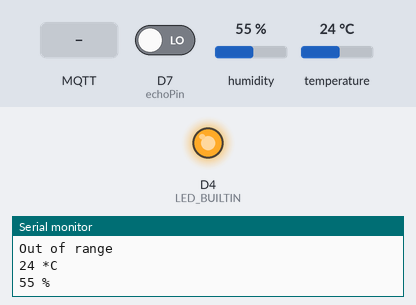
Simulated run of this sketch. Board: ESP8266 (NodeMCU). Shown: output pins drawn as LEDs (lit = HIGH, except the on-board LED, lit = LOW), the last lines printed to the serial monitor. The test bench sets the inputs (shaded band); at power-on: D7 (echoPin) LOW, humidity 55 %, temperature 24 °C. WiFi joins after 1.5 s; servers stay silent unless stated; random numbers use the default seed unless the sketch sets one; no MQTT or app messages arrive unless stated.

Above: at 2.7 s.
2.8 s: MQTT message "0" arrives on the first subscribed topic
At 4.6 s:
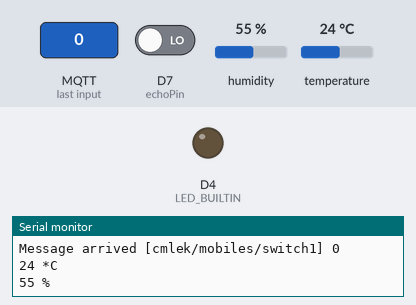
5.1 s: MQTT message "1" arrives on the first subscribed topic
At 6.6 s:
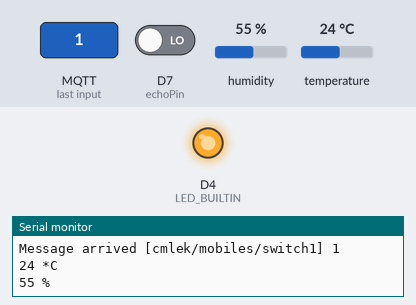
7.1 s: MQTT message "2" arrives on the first subscribed topic
At 8.7 s:
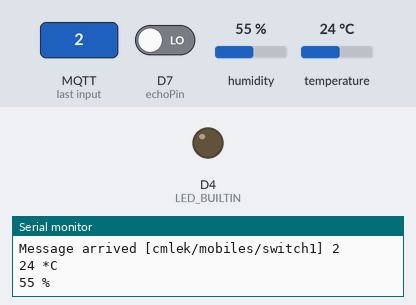
Timing chart, 0 to 10.2 s (numbered marks = the images above; inputs shaded):
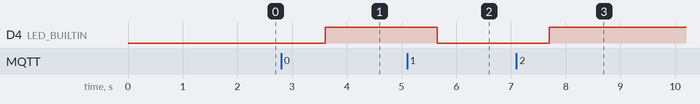

The sketch:

index.ino
```cpp
#include <ESP8266WiFi.h>
#define WIFI_SSID "cm_guest"
#define WIFI_PASSWORD "87654321"
#include <PubSubClient.h>
#include <SimpleDHT.h>


// npm install -g --unsafe-perm node-red
SimpleDHT11 dht11;
int tempValue;
int humidValue;
int oldTempValue = 0;
int pinDHT11 = D2;


// Ultrasonic
#define echoPin D7         // Echo Pin
#define trigPin D6         // Trigger Pin
#define LEDPin LED_BUILTIN // Onboard LED
int maximumRange = 200;  // Maximum range needed
int minimumRange = 0;    // Minimum range needed
long duration, distance; // Duration used to calculate distance

const char *mqtt_server = "broker.mqtt-dashboard.com";

WiFiClient espClient;
PubSubClient client(espClient);
long lastMsg = 0;
char msg[50];
const char *topic = "cmlek/sensors/dht11";

void setup()
{
    Serial.begin(115200);
    pinMode(LED_BUILTIN, OUTPUT);
    getWiFiIPAddress();

    // Connect MQTT Server
    client.setServer(mqtt_server, 1883);
    client.setCallback(callback);
}

void loop()
{
    if (!client.connected())
    {
        reconnect();
    }
    client.loop();
    publishDHT11();
    updateUltrasonic();
}

void getWiFiIPAddress()
{
    // connect to wifi.
    WiFi.begin(WIFI_SSID, WIFI_PASSWORD);
    Serial.print("connecting");
    while (WiFi.status() != WL_CONNECTED)
    {
        Serial.print(".");
        delay(500);
    }
    Serial.println();
    Serial.print("connected: ");
    Serial.println(WiFi.localIP());
}

// MQTT Code begin
void callback(char *topic, byte *payload, unsigned int length)
{
    Serial.print("Message arrived [");
    Serial.print(topic);
    Serial.print("] ");
    for (int i = 0; i < length; i++)
    {
        Serial.print((char)payload[i]);
    }
    Serial.println();

    // Switch on the LED if an 1 was received as first character
    if ((char)payload[0] == '1')
    {
        digitalWrite(BUILTIN_LED, LOW); // Turn the LED on (Note that LOW is the voltage level
                                        // but actually the LED is on; this is because
                                        // it is acive low on the ESP-01)
    }
    else
    {
        digitalWrite(BUILTIN_LED, HIGH); // Turn the LED off by making the voltage HIGH
    }
}

void reconnect()
{
    // Loop until we're reconnected
    while (!client.connected())
    {
        Serial.print("Attempting MQTT connection...");
        // Create a random client ID
        String clientId = "ESP8266Client-";
        clientId += String(random(0xffff), HEX);
        // Attempt to connect
        if (client.connect(clientId.c_str()))
        {
            Serial.println("connected");
            // Once connected, publish an announcement...
            client.publish(topic, "online");
            // ... and resubscribe
            client.subscribe("cmlek/mobiles/switch1");
        }
        else
        {
            Serial.print("failed, rc=");
            Serial.print(client.state());
            Serial.println(" try again in 5 seconds");
            // Wait 5 seconds before retrying
            delay(5000);
        }
    }
}

void publishDHT11()
{
    // read data from DHT11
    byte temperature = 0;
    byte humidity = 0;

    if (dht11.read(pinDHT11, &temperature, &humidity, NULL))
    {
        // Serial.print("\nData is not good enough!");
        return;
    }

    //convert into integer
    tempValue = (int)temperature; // btye to int
    humidValue = (int)humidity;   // btye to int
    Serial.print(tempValue);
    Serial.println(" *C");
    Serial.print(humidValue);
    Serial.println(" %");

    if (tempValue != oldTempValue)
    {
        snprintf(msg, 75, "{\"T\" : %ld, \"H\" : %ld, \"D\" : %ld}", tempValue, humidValue, distance);
        client.publish(topic, msg);
    }
    oldTempValue = tempValue;
}


void updateUltrasonic()
{
  //The following trigPin/echoPin cycle is used to determine the
  //distance of the nearest object by bouncing soundwaves off of it.
  digitalWrite(trigPin, LOW);
  delayMicroseconds(2);

  digitalWrite(trigPin, HIGH);
  delayMicroseconds(10);

  digitalWrite(trigPin, LOW);
  duration = pulseIn(echoPin, HIGH);

  //Calculate the distance (in cm) based on the speed of sound.
  distance = duration / 58.2;

  if (distance >= maximumRange || distance <= minimumRange)
  {
    Serial.println("Out of range");
    distance = -1;
  }
  else
  {
    Serial.print(distance);
    Serial.println(" cm.");
  }
}

// MQTT Code End
```

Measured:
- after the input at 2.8 s, D4 (LED_BUILTIN): LOW → HIGH after 0.80 s
- after the input at 5.1 s, D4 (LED_BUILTIN): HIGH → LOW after 0.55 s
- after the input at 7.1 s, D4 (LED_BUILTIN): LOW → HIGH after 0.60 s
